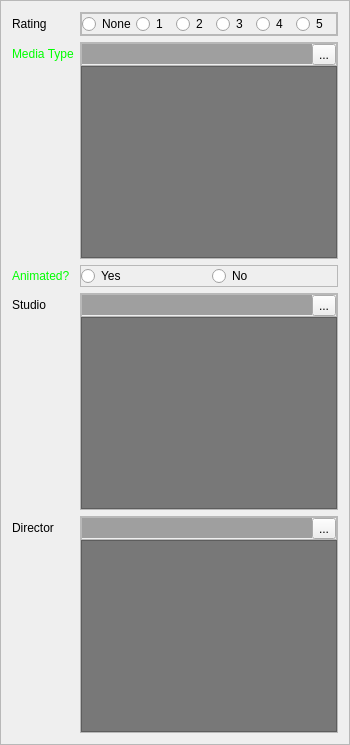
    <widget class="QFrame" name="frame_4">
     <property name="frameShape">
      <enum>QFrame::StyledPanel</enum>
     </property>
     <property name="frameShadow">
      <enum>QFrame::Sunken</enum>
     </property>
     <layout class="QFormLayout" name="formLayout_4">
      <item row="0" column="0">
       <widget class="QLabel" name="label_31">
        <property name="text">
         <string>Rating</string>
        </property>
       </widget>
      </item>
      <item row="0" column="1">
       <widget class="QFrame" name="rating">
        <property name="frameShape">
         <enum>QFrame::StyledPanel</enum>
        </property>
        <property name="frameShadow">
         <enum>QFrame::Raised</enum>
        </property>
        <layout class="QHBoxLayout" name="horizontalLayout_9">
         <property name="spacing">
          <number>0</number>
         </property>
         <property name="leftMargin">
          <number>0</number>
         </property>
         <property name="topMargin">
          <number>0</number>
         </property>
         <property name="rightMargin">
          <number>0</number>
         </property>
         <property name="bottomMargin">
          <number>0</number>
         </property>
         <item>
          <widget class="QFrame" name="frame_6">
           <property name="frameShape">
            <enum>QFrame::StyledPanel</enum>
           </property>
           <property name="frameShadow">
            <enum>QFrame::Raised</enum>
           </property>
           <layout class="QHBoxLayout" name="horizontalLayout">
            <property name="spacing">
             <number>0</number>
            </property>
            <property name="leftMargin">
             <number>0</number>
            </property>
            <property name="topMargin">
             <number>0</number>
            </property>
            <property name="rightMargin">
             <number>0</number>
            </property>
            <property name="bottomMargin">
             <number>0</number>
            </property>
            <item>
             <widget class="QRadioButton" name="rating_none">
              <property name="text">
               <string>None</string>
              </property>
             </widget>
            </item>
            <item>
             <widget class="QRadioButton" name="rating_1">
              <property name="text">
               <string>1</string>
              </property>
             </widget>
            </item>
            <item>
             <widget class="QRadioButton" name="rating_2">
              <property name="text">
               <string>2</string>
              </property>
             </widget>
            </item>
            <item>
             <widget class="QRadioButton" name="rating_3">
              <property name="text">
               <string>3</string>
              </property>
             </widget>
            </item>
            <item>
             <widget class="QRadioButton" name="rating_4">
              <property name="text">
               <string>4</string>
              </property>
             </widget>
            </item>
            <item>
             <widget class="QRadioButton" name="rating_5">
              <property name="text">
               <string>5</string>
              </property>
             </widget>
            </item>
           </layout>
          </widget>
         </item>
        </layout>
       </widget>
      </item>
      <item row="1" column="0">
       <widget class="QLabel" name="label_16">
        <property name="palette">
         <palette>
          <active>
           <colorrole role="WindowText">
            <brush brushstyle="SolidPattern">
             <color alpha="255">
              <red>0</red>
              <green>255</green>
              <blue>0</blue>
             </color>
            </brush>
           </colorrole>
          </active>
          <inactive>
           <colorrole role="WindowText">
            <brush brushstyle="SolidPattern">
             <color alpha="255">
              <red>0</red>
              <green>255</green>
              <blue>0</blue>
             </color>
            </brush>
           </colorrole>
          </inactive>
          <disabled>
           <colorrole role="WindowText">
            <brush brushstyle="SolidPattern">
             <color alpha="255">
              <red>120</red>
              <green>120</green>
              <blue>120</blue>
             </color>
            </brush>
           </colorrole>
          </disabled>
         </palette>
        </property>
        <property name="text">
         <string>Media Type</string>
        </property>
       </widget>
      </item>
      <item row="1" column="1">
       <widget class="QFrame" name="frame_9">
        <property name="frameShape">
         <enum>QFrame::StyledPanel</enum>
        </property>
        <property name="frameShadow">
         <enum>QFrame::Raised</enum>
        </property>
        <layout class="QVBoxLayout" name="verticalLayout_5">
         <property name="spacing">
          <number>0</number>
         </property>
         <property name="leftMargin">
          <number>0</number>
         </property>
         <property name="topMargin">
          <number>0</number>
         </property>
         <property name="rightMargin">
          <number>0</number>
         </property>
         <property name="bottomMargin">
          <number>0</number>
         </property>
         <item>
          <widget class="QFrame" name="frame_11">
           <property name="frameShape">
            <enum>QFrame::StyledPanel</enum>
           </property>
           <property name="frameShadow">
            <enum>QFrame::Raised</enum>
           </property>
           <layout class="QHBoxLayout" name="horizontalLayout_8">
            <property name="spacing">
             <number>0</number>
            </property>
            <property name="leftMargin">
             <number>0</number>
            </property>
            <property name="topMargin">
             <number>0</number>
            </property>
            <property name="rightMargin">
             <number>0</number>
            </property>
            <property name="bottomMargin">
             <number>0</number>
            </property>
            <item>
             <widget class="QLineEdit" name="media_type">
              <property name="palette">
               <palette>
                <active>
                 <colorrole role="Base">
                  <brush brushstyle="SolidPattern">
                   <color alpha="255">
                    <red>159</red>
                    <green>159</green>
                    <blue>159</blue>
                   </color>
                  </brush>
                 </colorrole>
                </active>
                <inactive>
                 <colorrole role="Base">
                  <brush brushstyle="SolidPattern">
                   <color alpha="255">
                    <red>159</red>
                    <green>159</green>
                    <blue>159</blue>
                   </color>
                  </brush>
                 </colorrole>
                </inactive>
                <disabled>
                 <colorrole role="Base">
                  <brush brushstyle="SolidPattern">
                   <color alpha="255">
                    <red>63</red>
                    <green>63</green>
                    <blue>63</blue>
                   </color>
                  </brush>
                 </colorrole>
                </disabled>
               </palette>
              </property>
              <property name="autoFillBackground">
               <bool>true</bool>
              </property>
              <property name="frame">
               <bool>false</bool>
              </property>
             </widget>
            </item>
            <item>
             <widget class="QToolButton" name="media_type_button">
              <property name="text">
               <string>...</string>
              </property>
             </widget>
            </item>
           </layout>
          </widget>
         </item>
         <item>
          <widget class="QListWidget" name="media_type_list">
           <property name="styleSheet">
            <string notr="true">QListWidget{background:rgb(120,120,120)}
QListWidget::item:selected{background: rgb(219, 219, 219)}
QListWidget::item:selected{color:black} </string>
           </property>
           <property name="editTriggers">
            <set>QAbstractItemView::NoEditTriggers</set>
           </property>
          </widget>
         </item>
        </layout>
       </widget>
      </item>
      <item row="2" column="0">
       <widget class="QLabel" name="label_17">
        <property name="palette">
         <palette>
          <active>
           <colorrole role="WindowText">
            <brush brushstyle="SolidPattern">
             <color alpha="255">
              <red>0</red>
              <green>255</green>
              <blue>0</blue>
             </color>
            </brush>
           </colorrole>
          </active>
          <inactive>
           <colorrole role="WindowText">
            <brush brushstyle="SolidPattern">
             <color alpha="255">
              <red>0</red>
              <green>255</green>
              <blue>0</blue>
             </color>
            </brush>
           </colorrole>
          </inactive>
          <disabled>
           <colorrole role="WindowText">
            <brush brushstyle="SolidPattern">
             <color alpha="255">
              <red>120</red>
              <green>120</green>
              <blue>120</blue>
             </color>
            </brush>
           </colorrole>
          </disabled>
         </palette>
        </property>
        <property name="text">
         <string>Animated?</string>
        </property>
       </widget>
      </item>
      <item row="2" column="1">
       <widget class="QFrame" name="animated">
        <property name="frameShape">
         <enum>QFrame::StyledPanel</enum>
        </property>
        <property name="frameShadow">
         <enum>QFrame::Raised</enum>
        </property>
        <layout class="QHBoxLayout" name="horizontalLayout_4">
         <property name="leftMargin">
          <number>0</number>
         </property>
         <property name="topMargin">
          <number>0</number>
         </property>
         <property name="rightMargin">
          <number>0</number>
         </property>
         <property name="bottomMargin">
          <number>0</number>
         </property>
         <item>
          <widget class="QRadioButton" name="animated_yes">
           <property name="text">
            <string>Yes</string>
           </property>
          </widget>
         </item>
         <item>
          <widget class="QRadioButton" name="animated_no">
           <property name="text">
            <string>No</string>
           </property>
          </widget>
         </item>
        </layout>
       </widget>
      </item>
      <item row="3" column="0">
       <widget class="QLabel" name="label_26">
        <property name="text">
         <string>Studio</string>
        </property>
       </widget>
      </item>
      <item row="3" column="1">
       <widget class="QFrame" name="series_bleh_2">
        <property name="frameShape">
         <enum>QFrame::StyledPanel</enum>
        </property>
        <property name="frameShadow">
         <enum>QFrame::Raised</enum>
        </property>
        <layout class="QVBoxLayout" name="verticalLayout_2">
         <property name="spacing">
          <number>0</number>
         </property>
         <property name="leftMargin">
          <number>0</number>
         </property>
         <property name="topMargin">
          <number>0</number>
         </property>
         <property name="rightMargin">
          <number>0</number>
         </property>
         <property name="bottomMargin">
          <number>0</number>
         </property>
         <item>
          <widget class="QFrame" name="frame_5">
           <property name="frameShape">
            <enum>QFrame::StyledPanel</enum>
           </property>
           <property name="frameShadow">
            <enum>QFrame::Raised</enum>
           </property>
           <layout class="QHBoxLayout" name="horizontalLayout_3">
            <property name="spacing">
             <number>0</number>
            </property>
            <property name="leftMargin">
             <number>0</number>
            </property>
            <property name="topMargin">
             <number>0</number>
            </property>
            <property name="rightMargin">
             <number>0</number>
            </property>
            <property name="bottomMargin">
             <number>0</number>
            </property>
            <item>
             <widget class="QLineEdit" name="studio">
              <property name="palette">
               <palette>
                <active>
                 <colorrole role="Base">
                  <brush brushstyle="SolidPattern">
                   <color alpha="255">
                    <red>159</red>
                    <green>159</green>
                    <blue>159</blue>
                   </color>
                  </brush>
                 </colorrole>
                </active>
                <inactive>
                 <colorrole role="Base">
                  <brush brushstyle="SolidPattern">
                   <color alpha="255">
                    <red>159</red>
                    <green>159</green>
                    <blue>159</blue>
                   </color>
                  </brush>
                 </colorrole>
                </inactive>
                <disabled>
                 <colorrole role="Base">
                  <brush brushstyle="SolidPattern">
                   <color alpha="255">
                    <red>108</red>
                    <green>108</green>
                    <blue>108</blue>
                   </color>
                  </brush>
                 </colorrole>
                </disabled>
               </palette>
              </property>
              <property name="autoFillBackground">
               <bool>true</bool>
              </property>
              <property name="frame">
               <bool>false</bool>
              </property>
             </widget>
            </item>
            <item>
             <widget class="QToolButton" name="studio_button">
              <property name="text">
               <string>...</string>
              </property>
             </widget>
            </item>
           </layout>
          </widget>
         </item>
         <item>
          <widget class="QListWidget" name="studio_list">
           <property name="styleSheet">
            <string notr="true">QListWidget{background:rgb(120,120,120)}
QListWidget::item:selected{background: rgb(219, 219, 219)}
QListWidget::item:selected{color:black} </string>
           </property>
           <property name="editTriggers">
            <set>QAbstractItemView::NoEditTriggers</set>
           </property>
           <property name="alternatingRowColors">
            <bool>false</bool>
           </property>
          </widget>
         </item>
        </layout>
       </widget>
      </item>
      <item row="4" column="0">
       <widget class="QLabel" name="label_25">
        <property name="text">
         <string>Director</string>
        </property>
       </widget>
      </item>
      <item row="4" column="1">
       <widget class="QFrame" name="series_bleh_3">
        <property name="frameShape">
         <enum>QFrame::StyledPanel</enum>
        </property>
        <property name="frameShadow">
         <enum>QFrame::Raised</enum>
        </property>
        <layout class="QVBoxLayout" name="verticalLayout_3">
         <property name="spacing">
          <number>0</number>
         </property>
         <property name="leftMargin">
          <number>0</number>
         </property>
         <property name="topMargin">
          <number>0</number>
         </property>
         <property name="rightMargin">
          <number>0</number>
         </property>
         <property name="bottomMargin">
          <number>0</number>
         </property>
         <item>
          <widget class="QFrame" name="frame_10">
           <property name="frameShape">
            <enum>QFrame::StyledPanel</enum>
           </property>
           <property name="frameShadow">
            <enum>QFrame::Raised</enum>
           </property>
           <layout class="QHBoxLayout" name="horizontalLayout_6">
            <property name="spacing">
             <number>0</number>
            </property>
            <property name="leftMargin">
             <number>0</number>
            </property>
            <property name="topMargin">
             <number>0</number>
            </property>
            <property name="rightMargin">
             <number>0</number>
            </property>
            <property name="bottomMargin">
             <number>0</number>
            </property>
            <item>
             <widget class="QLineEdit" name="director">
              <property name="palette">
               <palette>
                <active>
                 <colorrole role="Base">
                  <brush brushstyle="SolidPattern">
                   <color alpha="255">
                    <red>159</red>
                    <green>159</green>
                    <blue>159</blue>
                   </color>
                  </brush>
                 </colorrole>
                </active>
                <inactive>
                 <colorrole role="Base">
                  <brush brushstyle="SolidPattern">
                   <color alpha="255">
                    <red>159</red>
                    <green>159</green>
                    <blue>159</blue>
                   </color>
                  </brush>
                 </colorrole>
                </inactive>
                <disabled>
                 <colorrole role="Base">
                  <brush brushstyle="SolidPattern">
                   <color alpha="255">
                    <red>108</red>
                    <green>108</green>
                    <blue>108</blue>
                   </color>
                  </brush>
                 </colorrole>
                </disabled>
               </palette>
              </property>
              <property name="autoFillBackground">
               <bool>true</bool>
              </property>
              <property name="frame">
               <bool>false</bool>
              </property>
             </widget>
            </item>
            <item>
             <widget class="QToolButton" name="director_button">
              <property name="text">
               <string>...</string>
              </property>
             </widget>
            </item>
           </layout>
          </widget>
         </item>
         <item>
          <widget class="QListWidget" name="director_list">
           <property name="styleSheet">
            <string notr="true">QListWidget{background:rgb(120,120,120)}
QListWidget::item:selected{background: rgb(219, 219, 219)}
QListWidget::item:selected{color:black} </string>
           </property>
           <property name="editTriggers">
            <set>QAbstractItemView::NoEditTriggers</set>
           </property>
           <property name="alternatingRowColors">
            <bool>false</bool>
           </property>
          </widget>
         </item>
        </layout>
       </widget>
      </item>
     </layout>
    </widget>
